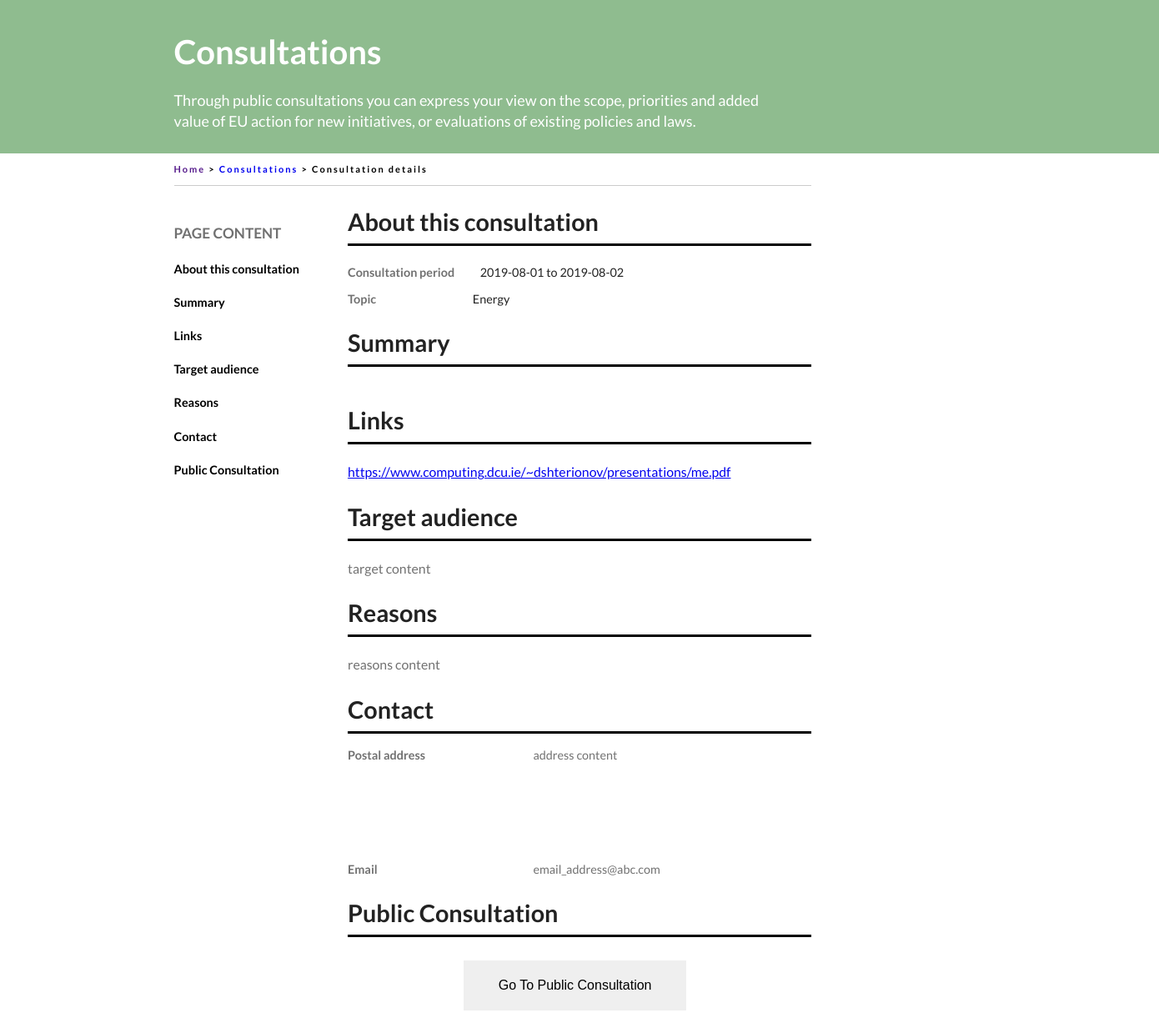
The app's page /index.php?c=consultation_detail&m=index&c_id=1 with its own data.
### tables this page shows
CREATE TABLE IF NOT EXISTS `consultation_main` (
  `consultation_id` int(11) NOT NULL,
  `title` varchar(100) NOT NULL,
  `topic_id` int(11) NOT NULL,
  `open_date` date NOT NULL,
  `close_date` date NOT NULL,
  `status` int(100) NOT NULL,
  PRIMARY KEY (`consultation_id`) USING BTREE
);

CREATE TABLE IF NOT EXISTS `topics` (
  `topic_id` int(11) NOT NULL,
  `topic` varchar(50) NOT NULL
);

CREATE TABLE IF NOT EXISTS `links` (
  `link_id` int(11) NOT NULL,
  `link` varchar(1000) NOT NULL
);

CREATE TABLE IF NOT EXISTS `consultation_detail` (
  `consultation_id` int(11) NOT NULL,
  `link_id` varchar(100) NOT NULL,
  `target_audience` varchar(10000) NOT NULL,
  `reasons` varchar(10000) NOT NULL,
  `address` varchar(1000) NOT NULL,
  `email` varchar(100) NOT NULL,
  `threads_id` varchar(100) NOT NULL
);

### application/controllers/Consultation_detail.php (called while the page is built, shortened)
<?php
class Consultation_detail extends CI_Controller
{
  public $data;
  public $footer;
  public function __construct()
  {
    $this->load->model('consultation_detail_model');
    $this->load->helper('url_helper');
    $this->load->library('session');
  }
  public function index($page = 'second')
  {
    $this->data['consultation_id'] = $this->input->get('c_id');
    $header['c_id'] = $this->data['consultation_id'];
    $header['controller'] = 'consultation_detail';
    $this->footer['c_id'] = $this->data['consultation_id'];
    $this->footer['isLogin'] = isset($_SESSION['username']);
    $this->get_detail();
    $this->load->view('header', $header);
    $this->load->view('second_page/content', $this->data);
    $this->load->view('second_page/footer', $this->footer);
  }
  private function get_summary($str){
    $rule = "/\"summary\"\: \"[ -~]+\", \"status/";
    preg_match($rule, $str, $data);
    $qian=array("\\t","\\n","\\r");
    return str_replace($qian, ' ', substr($data[0], 12, strlen($data[0])-22));
  }
  private function get_detail()
  {
    $row = $this->consultation_detail_model->get_item_from_id($this->data['consultation_id']);
    $this->data['open_date'] = $row[0]['open_date'];
    $this->data['close_date'] = $row[0]['close_date'];
    $this->data['topic'] = $row[0]['topic'];
    $this->data['links'] = $this->consultation_detail_model->get_links($row[0]['link_id']);
    $url = "http://edeliberation-api.adaptcentre.ie/summarise/url/".$this->data['links'][0]['link'];
    $content = file_get_contents($url);
    $this->data['summary'] = $this->get_summary($content);
    $this->data['target'] = $row[0]['target_audience'];
    $this->data['reason'] = $row[0]['reasons'];
    $this->data['address'] = $row[0]['address'];
    $this->data['email'] = $row[0]['email'];
  }
}

### index.php (called while the page is built, shortened)
<?php
require_once BASEPATH.'core/CodeIgniter.php';

### application/models/Consultation_detail_model.php (called while the page is built, shortened)
<?php
class Consultation_detail_model extends CI_Model {
  public function get_item_from_id($id){
    $this->db->select('*');
    $this->db->from('consultation_main');
    $this->db->join('topics', 'consultation_main.topic_id=topics.topic_id');
    $this->db->join('consultation_detail', 'consultation_main.consultation_id=consultation_detail.consultation_id');
    $this->db->where('consultation_main.consultation_id', $id);
    $result = $this->db->get();
    return $result->result_array();
  }
  public function get_links($nums){
    $num = preg_split('/[;]+/s', $nums);
    $cnt = count($num);
    if($cnt > 0){
      $this->db->select('*');
      $this->db->from('links');
      $this->db->where('link_id', $num[0]);
      $query = $this->db->get();
      $row = $query->result_array();
      return $row;
    }
  }
}

### application/views/second_page/content.php (the view, shortened to what this page needs)
<div class="detail_container">
  <div class="left_nav" >
    <div class="page_content_word"><strong>PAGE CONTENT</strong></div>
    <div class="page_content_nav"><a href="#about" class="page_content_nav_a">About this consultation</a></div>
    <div class="page_content_nav"><a href="#summary" class="page_content_nav_a">Summary</a></div>
    <div class="page_content_nav"><a href="#links" class="page_content_nav_a">Links</a></div>
    <div class="page_content_nav"><a href="#target" class="page_content_nav_a">Target audience</a></div>
    <div class="page_content_nav"><a href="#reasons" class="page_content_nav_a">Reasons</a></div>
    <div class="page_content_nav"><a href="#contact" class="page_content_nav_a">Contact</a></div>
    <div class="page_content_nav"><a href="#public_consultation" class="page_content_nav_a">Public Consultation</a></div>
  </div>
  <div class="right_content">
    <div class="aboout" id="about">
      <div class="detail_title">About this consultation</div>
      <div class="consultation_hr"></div>
      <div class="about_period">
        <strong class="about_period_word">Consultation period</strong>
        <?php echo $open_date.' to '.$close_date?>
      </div>
      <div class="about_topic">
        <strong class="about_topic_word">Topic</strong>
        <?php echo $topic?>
      </div>
    </div>
    <div class="summary" id="summary">
      <div class="detail_title">Summary</div>
      <div class="consultation_hr"></div>
      <div class="detail_content">
      </div>
    </div>
    <div class="links" id="links">
      <div class="detail_title">Links</div>
      <div class="consultation_hr"></div>
      <div class="links_content">
        <?php foreach ($links as $link){?>
        <div><a href="<?php echo $link['link'];?>"><?php echo $link['link'];?></a><br></div>
        <?php } ?>
      </div>
    </div>
    <div class="target_audience" id="target">
      <div class="detail_title">Target audience</div>
      <div class="consultation_hr"></div>
      <div class="detail_content"><?php echo $target?></div>
    </div>
    <div class="reasons" id="reasons">
      <div class="detail_title">Reasons</div>
      <div class="consultation_hr"></div>
      <div class="detail_content"><?php echo $reason?></div>
    </div>
    <div class="contact" id="contact">
      <div class="detail_title">Contact</div>
      <div class="consultation_hr"></div>
      <div class="address">
        <div class="address_word">Postal address</div>
        <div class="address_detail"><?php echo $address?></div>
      </div>
      <div  class="email">
        <div class="email_word">Email</div>
        <div class="email_detail"><?php echo $email?></div>
      </div>
    </div>
    <div class="public_consultation" id="consultation">
      <div class="detail_title">Public Consultation</div>
      <div class="consultation_hr"></div>
      <div class="public_consultation_btn">
        <button class="public_consultation_btn">Go To Public Consultation</button>
      </div>
  </div>
</div>

### css/main.css (style rules this page uses)
html { color: #222; font-size: 1em; line-height: 1.4; }

### css/consultations.css (style rules this page uses)
body { font-family: 'Lato', sans-serif; background-color: #FFFFFF; margin-top: 0px; margin-right: 0px; margin-bottom: 0px; margin-left: 0px; font-style: normal; font-size: 90%; }
.consultation_hr { border:none; border-top:3px solid #000000; }
.left_nav { margin: 3.2% 0px 0px 15%; width: 12%; float:left; }
.page_content_word { //font-weight: bold; color: #717171; font-size: 120%; }
.page_content_nav { padding-top: 12%; font-weight: bold; }
.page_content_nav_a { text-decoration: none; color: black; }
.right_content { margin-right: 30%; width: 40%; height:150%; float:right; }
.detail_title { font-size: 200%; font-weight: bold; padding-top: 4%; padding-bottom: 1%; }
.about_period { padding-top: 4%; }
.about_period_word { font-weight: bold; color: #717171; padding-right: 5%; }
.about_topic { padding-top: 2%; }
.about_topic_word { font-weight: bold; color: #717171; padding-right: 20.3%; }
.detail_content { width: 85%; padding-top: 4%; color: #717171; font-size: 110%; }
.links_content { padding-top: 4%; font-size: 110%; }
.address { padding-top: 3%; color: #717171; height: 10%; }
.address_word { font-weight: bold; width: 20%; float: left; }
.address_detail { width: 40%; padding-left: 40%; }
.email { padding-top: 3%; color: #717171; }
.email_word { font-weight: bold; width: 20%; float: left; }
.email_detail { width: 40%; padding-left: 40%; }
.public_consultation { padding-bottom: 30%; }
div.public_consultation_btn { padding-top: 5%; padding-left: 25%; color: #717171; }
button.public_consultation_btn { border: none; color: black; padding: 5% 10%; text-align: center; text-decoration: none; display: inline-block; font-size: 16px; }

### records on screen
consultation_main: open_date "2019-08-01", close_date "2019-08-02", topic.topic "Energy", consultation_detail.target_audience "target content", consultation_detail.reasons "reasons content", consultation_detail.address "address content", consultation_detail.email "email_address@abc.com"
links: link "https://www.computing.dcu.ie/~dshterionov/presentations/me.pdf"
